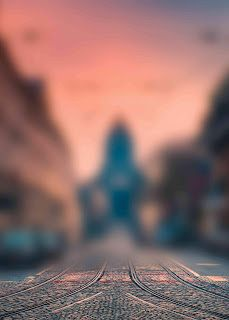
#> input picture imageenhancement/images/blur_colour.jpg, 229 x 320 px
$ python histogramequalization.py
#> lines starting #> are read from the running program, lines starting #| are printed output that depends on the picture
import os
import cv2

#Histogram equalizer. Using inbuilt opencv function
img_path = os.path.join(os.getcwd(), 'images/blur_colour.jpg')
img = cv2.imread(img_path)
#> img is the input picture: shape (320, 229, 3); mean B, G, R 108, 110.5, 142.9
img_binary = cv2.cvtColor(img, cv2.COLOR_BGR2GRAY)
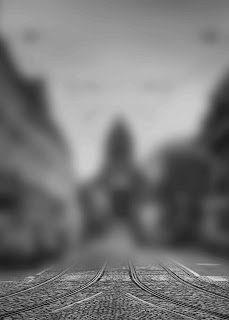
#> img_binary: shape (320, 229); min 0, max 230, mean 119.9
img_hist_enhanced = cv2.equalizeHist(img_binary)
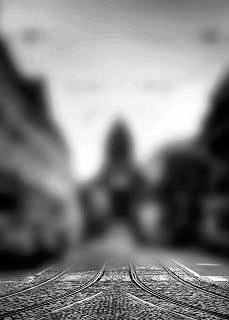
#> img_hist_enhanced: shape (320, 229); min 0, max 255, mean 128.4

cv2.imshow('blurred colour image', img)
cv2.imshow('blurred binary image', img_binary)
cv2.imshow('enhanced binary image', img_hist_enhanced)
cv2.waitKey(0)
